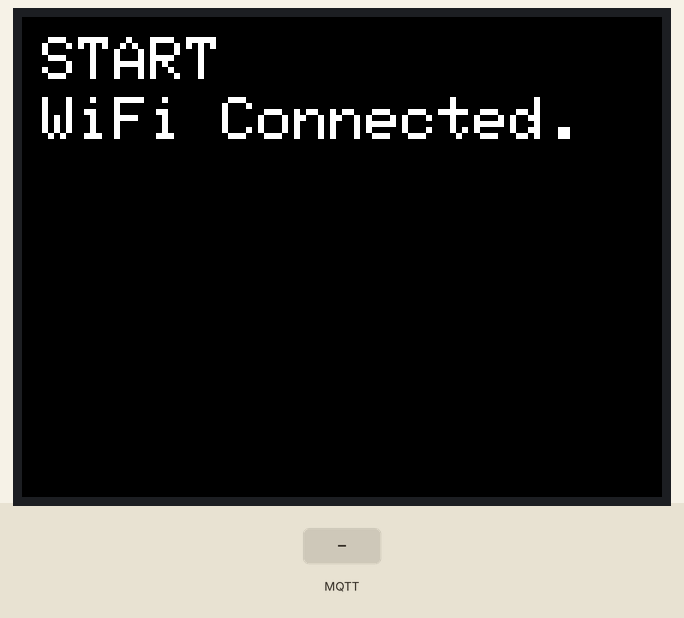
Bench run of a sketch on a simulated ESP32. On the bench: 320×240 colour display. The inputs (shaded band) are chosen by the test bench. WiFi joins after 1.5 s; servers stay silent unless stated; no MQTT or app messages arrive unless stated; what the sketch prints to the serial monitor is not drawn.

Above: at 2.9 s.
3.0 s: MQTT message "1" arrives on the first subscribed topic
4.5 s: MQTT message "on" arrives on the first subscribed topic
6.5 s: MQTT message "off" arrives on the first subscribed topic
Timing chart, 0 to 9.5 s (numbered marks = the images above; inputs shaded):
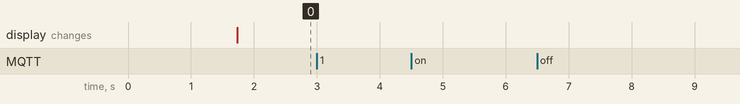

Measured:
- after the input at 3.0 s, every drawn part: stays the same
- after the input at 4.5 s, every drawn part: stays the same
- after the input at 6.5 s, every drawn part: stays the same

The sketch:

M5Stack_MQTT.ino
```cpp
#include <WiFiClient.h>
#include <WiFi.h>
#include <PubSubClient.h>
#include <M5Stack.h>
#include <ArduinoJson.h>

char *ssid = "";
char *password = "";
const char *endpoint = "";
const char *mqtt_username = "";
const char *mqtt_password = "";
const int port = 1883;
char *deviceID = "M5Stack";
char *pubTopic = "m5stack";
char *subTopic = "color";

////////////////////////////////////////////////////////////////////////////////

WiFiClient httpsClient;
PubSubClient mqttClient(httpsClient);

void setup() {
    Serial.begin(115200);

    // Initialize the M5Stack object
    M5.begin();

    // START
    M5.Lcd.fillScreen(BLACK);
    M5.Lcd.setCursor(10, 10);
    M5.Lcd.setTextColor(WHITE);
    M5.Lcd.setTextSize(3);
    M5.Lcd.printf("START");

    // Start WiFi
    Serial.println("Connecting to ");
    Serial.print(ssid);
    WiFi.begin(ssid, password);

    while (WiFi.status() != WL_CONNECTED) {
        delay(500);
        Serial.print(".");
    }

    // WiFi Connected
    Serial.println("\nWiFi Connected.");
    M5.Lcd.setCursor(10, 40);
    M5.Lcd.setTextColor(WHITE);
    M5.Lcd.setTextSize(3);
    M5.Lcd.printf("WiFi Connected.");

    mqttClient.setServer(endpoint, port);
    mqttClient.setCallback(mqttCallback);

    connectMQTT();
}

void connectMQTT() {
    while (!mqttClient.connected()) {
        if (mqttClient.connect(deviceID, mqtt_username, mqtt_password)) {
            Serial.println("Connected.");
            int qos = 0;
            mqttClient.subscribe(subTopic, qos);
            Serial.println("Subscribed.");
        } else {
            Serial.print("Failed. Error state=");
            Serial.println(mqttClient.state());
            delay(5000);
        }
    }
}

long messageSentAt = 0;
int count = 0;
char pubMessage[128];
int led,red,green,blue;

void mqttCallback (char* topic, byte* payload, unsigned int length) {

    String str = "";
    Serial.print("Received. topic=");
    Serial.println(topic);
    for (int i = 0; i < length; i++) {
        Serial.print((char)payload[i]);
        str += (char)payload[i];
    }
    Serial.print("\n");

    StaticJsonBuffer<200> jsonBuffer;

    JsonObject& root = jsonBuffer.parseObject(str);

    if (!root.success()) {
      Serial.println("parseObject() failed");
      return;
    }
    const char* message = root["message"];
    led = root["led"];
    red = root["r"];
    green = root["g"];
    blue = root["b"];

    Serial.print("red = ");
    Serial.print(red);
    Serial.print(" green = ");
    Serial.println(green);
    Serial.print(" blue = ");
    Serial.println(blue);

    if( led == 1 ){
      uint16_t RGB = ((red>>3)<<11) | ((green>>2)<<5) | (blue>>3);
      M5.Lcd.fillRect(0, 0, 320, 240, RGB);
      M5.Lcd.setCursor(10, 120);
      M5.Lcd.setTextColor(WHITE);
      M5.Lcd.setTextSize(5);
      M5.Lcd.printf(message);
    } else {
      M5.Lcd.fillScreen(BLACK);
    }

    delay(300);

}

void mqttLoop() {
    if (!mqttClient.connected()) {
        connectMQTT();
    }
    mqttClient.loop();
}

void loop() {
   mqttLoop();

  long now = millis();
  if (now - messageSentAt > 5000) {
      messageSentAt = now;
      sprintf(pubMessage, "{\"count\": %d}", count++);
      Serial.print("Publishing message to topic ");
      Serial.println(pubTopic);
      Serial.println(pubMessage);
      mqttClient.publish(pubTopic, pubMessage);
      Serial.println("Published.");
  }
}
```
